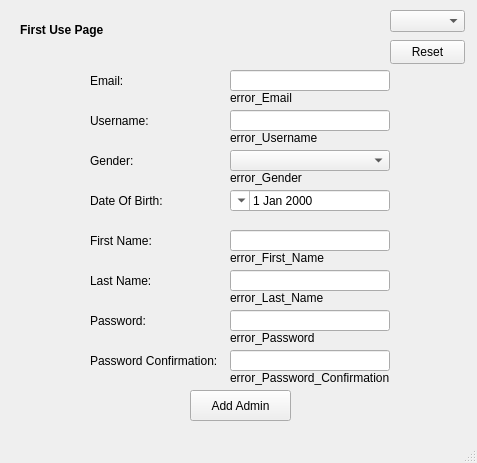
<?xml version="1.0" encoding="UTF-8"?>
<ui version="4.0">
 <class>FirstUsePage</class>
 <widget class="QMainWindow" name="FirstUsePage">
  <property name="geometry">
   <rect>
    <x>0</x>
    <y>0</y>
    <width>477</width>
    <height>463</height>
   </rect>
  </property>
  <property name="windowTitle">
   <string>First Use Page</string>
  </property>
  <widget class="QWidget" name="centralwidget">
   <widget class="QPushButton" name="ResetButton">
    <property name="geometry">
     <rect>
      <x>390</x>
      <y>40</y>
      <width>75</width>
      <height>24</height>
     </rect>
    </property>
    <property name="cursor">
     <cursorShape>OpenHandCursor</cursorShape>
    </property>
    <property name="text">
     <string>Reset</string>
    </property>
   </widget>
   <widget class="QPushButton" name="AddButton">
    <property name="geometry">
     <rect>
      <x>190</x>
      <y>390</y>
      <width>101</width>
      <height>31</height>
     </rect>
    </property>
    <property name="cursor">
     <cursorShape>OpenHandCursor</cursorShape>
    </property>
    <property name="text">
     <string>Add Admin</string>
    </property>
   </widget>
   <widget class="QLabel" name="label_Last_Name">
    <property name="geometry">
     <rect>
      <x>90</x>
      <y>270</y>
      <width>300</width>
      <height>21</height>
     </rect>
    </property>
    <property name="text">
     <string>Last Name:</string>
    </property>
   </widget>
   <widget class="QLineEdit" name="lineEdit_First_Name">
    <property name="geometry">
     <rect>
      <x>230</x>
      <y>230</y>
      <width>160</width>
      <height>21</height>
     </rect>
    </property>
   </widget>
   <widget class="QLineEdit" name="lineEdit_Email">
    <property name="geometry">
     <rect>
      <x>230</x>
      <y>70</y>
      <width>160</width>
      <height>21</height>
     </rect>
    </property>
   </widget>
   <widget class="QComboBox" name="comboBox_Gender">
    <property name="geometry">
     <rect>
      <x>230</x>
      <y>150</y>
      <width>160</width>
      <height>21</height>
     </rect>
    </property>
    <property name="cursor">
     <cursorShape>OpenHandCursor</cursorShape>
    </property>
    <property name="currentIndex">
     <number>-1</number>
    </property>
    <item>
     <property name="text">
      <string>Male</string>
     </property>
    </item>
    <item>
     <property name="text">
      <string>Female</string>
     </property>
    </item>
    <item>
     <property name="text">
      <string>Other</string>
     </property>
    </item>
   </widget>
   <widget class="QLabel" name="label_First_Name">
    <property name="geometry">
     <rect>
      <x>90</x>
      <y>230</y>
      <width>300</width>
      <height>21</height>
     </rect>
    </property>
    <property name="text">
     <string>First Name:</string>
    </property>
   </widget>
   <widget class="QLabel" name="label_Email">
    <property name="geometry">
     <rect>
      <x>90</x>
      <y>70</y>
      <width>300</width>
      <height>21</height>
     </rect>
    </property>
    <property name="text">
     <string>Email:</string>
    </property>
   </widget>
   <widget class="QDateEdit" name="dateEdit_Date_Of_Birth">
    <property name="enabled">
     <bool>true</bool>
    </property>
    <property name="geometry">
     <rect>
      <x>230</x>
      <y>190</y>
      <width>160</width>
      <height>21</height>
     </rect>
    </property>
    <property name="cursor">
     <cursorShape>OpenHandCursor</cursorShape>
    </property>
    <property name="mouseTracking">
     <bool>false</bool>
    </property>
    <property name="layoutDirection">
     <enum>Qt::LayoutDirection::RightToLeft</enum>
    </property>
    <property name="currentSection">
     <enum>QDateTimeEdit::Section::YearSection</enum>
    </property>
    <property name="calendarPopup">
     <bool>true</bool>
    </property>
   </widget>
   <widget class="QLabel" name="label_Date_Of_Birth">
    <property name="geometry">
     <rect>
      <x>90</x>
      <y>190</y>
      <width>300</width>
      <height>21</height>
     </rect>
    </property>
    <property name="text">
     <string>Date Of Birth:</string>
    </property>
   </widget>
   <widget class="QLabel" name="label_Gender">
    <property name="geometry">
     <rect>
      <x>90</x>
      <y>150</y>
      <width>300</width>
      <height>21</height>
     </rect>
    </property>
    <property name="text">
     <string>Gender:</string>
    </property>
   </widget>
   <widget class="QLineEdit" name="lineEdit_Last_Name">
    <property name="geometry">
     <rect>
      <x>230</x>
      <y>270</y>
      <width>160</width>
      <height>21</height>
     </rect>
    </property>
   </widget>
   <widget class="QLineEdit" name="lineEdit_Password_Confirmation">
    <property name="geometry">
     <rect>
      <x>230</x>
      <y>350</y>
      <width>160</width>
      <height>21</height>
     </rect>
    </property>
   </widget>
   <widget class="QLabel" name="label_Password_Confirmation">
    <property name="geometry">
     <rect>
      <x>90</x>
      <y>350</y>
      <width>300</width>
      <height>21</height>
     </rect>
    </property>
    <property name="text">
     <string>Password Confirmation:</string>
    </property>
   </widget>
   <widget class="QLineEdit" name="lineEdit_Password">
    <property name="geometry">
     <rect>
      <x>230</x>
      <y>310</y>
      <width>160</width>
      <height>21</height>
     </rect>
    </property>
   </widget>
   <widget class="QLabel" name="label_Password">
    <property name="geometry">
     <rect>
      <x>90</x>
      <y>310</y>
      <width>300</width>
      <height>21</height>
     </rect>
    </property>
    <property name="text">
     <string>Password:</string>
    </property>
   </widget>
   <widget class="QLabel" name="label_Username">
    <property name="geometry">
     <rect>
      <x>90</x>
      <y>110</y>
      <width>300</width>
      <height>21</height>
     </rect>
    </property>
    <property name="text">
     <string>Username:</string>
    </property>
   </widget>
   <widget class="QLineEdit" name="lineEdit_Username">
    <property name="geometry">
     <rect>
      <x>230</x>
      <y>110</y>
      <width>160</width>
      <height>21</height>
     </rect>
    </property>
   </widget>
   <widget class="QLabel" name="error_Email">
    <property name="geometry">
     <rect>
      <x>230</x>
      <y>90</y>
      <width>200</width>
      <height>16</height>
     </rect>
    </property>
    <property name="text">
     <string>error_Email</string>
    </property>
   </widget>
   <widget class="QLabel" name="error_Username">
    <property name="geometry">
     <rect>
      <x>230</x>
      <y>130</y>
      <width>200</width>
      <height>16</height>
     </rect>
    </property>
    <property name="text">
     <string>error_Username</string>
    </property>
   </widget>
   <widget class="QLabel" name="error_First_Name">
    <property name="geometry">
     <rect>
      <x>230</x>
      <y>250</y>
      <width>200</width>
      <height>16</height>
     </rect>
    </property>
    <property name="text">
     <string>error_First_Name</string>
    </property>
   </widget>
   <widget class="QLabel" name="error_Last_Name">
    <property name="geometry">
     <rect>
      <x>230</x>
      <y>290</y>
      <width>200</width>
      <height>16</height>
     </rect>
    </property>
    <property name="text">
     <string>error_Last_Name</string>
    </property>
   </widget>
   <widget class="QLabel" name="error_Password">
    <property name="geometry">
     <rect>
      <x>230</x>
      <y>330</y>
      <width>200</width>
      <height>16</height>
     </rect>
    </property>
    <property name="text">
     <string>error_Password</string>
    </property>
   </widget>
   <widget class="QLabel" name="error_Password_Confirmation">
    <property name="geometry">
     <rect>
      <x>230</x>
      <y>370</y>
      <width>200</width>
      <height>16</height>
     </rect>
    </property>
    <property name="text">
     <string>error_Password_Confirmation</string>
    </property>
   </widget>
   <widget class="QLabel" name="error_Gender">
    <property name="geometry">
     <rect>
      <x>230</x>
      <y>170</y>
      <width>200</width>
      <height>16</height>
     </rect>
    </property>
    <property name="text">
     <string>error_Gender</string>
    </property>
   </widget>
   <widget class="QComboBox" name="comboBoxLanguage">
    <property name="geometry">
     <rect>
      <x>390</x>
      <y>10</y>
      <width>75</width>
      <height>22</height>
     </rect>
    </property>
    <property name="cursor">
     <cursorShape>OpenHandCursor</cursorShape>
    </property>
    <property name="currentText">
     <string/>
    </property>
    <property name="currentIndex">
     <number>-1</number>
    </property>
    <item>
     <property name="text">
      <string>English</string>
     </property>
    </item>
    <item>
     <property name="text">
      <string>עברית</string>
     </property>
    </item>
   </widget>
   <widget class="QLabel" name="label_Register_New_Physiotherapist">
    <property name="geometry">
     <rect>
      <x>20</x>
      <y>20</y>
      <width>437</width>
      <height>20</height>
     </rect>
    </property>
    <property name="font">
     <font>
      <pointsize>9</pointsize>
      <bold>true</bold>
     </font>
    </property>
    <property name="text">
     <string>First Use Page</string>
    </property>
   </widget>
  </widget>
  <widget class="QMenuBar" name="menubar">
   <property name="geometry">
    <rect>
     <x>0</x>
     <y>0</y>
     <width>477</width>
     <height>22</height>
    </rect>
   </property>
  </widget>
  <widget class="QStatusBar" name="statusbar"/>
 </widget>
 <tabstops>
  <tabstop>ResetButton</tabstop>
  <tabstop>lineEdit_Email</tabstop>
  <tabstop>lineEdit_Username</tabstop>
  <tabstop>comboBox_Gender</tabstop>
  <tabstop>dateEdit_Date_Of_Birth</tabstop>
  <tabstop>lineEdit_First_Name</tabstop>
  <tabstop>lineEdit_Last_Name</tabstop>
  <tabstop>lineEdit_Password</tabstop>
  <tabstop>lineEdit_Password_Confirmation</tabstop>
  <tabstop>AddButton</tabstop>
 </tabstops>
 <resources/>
 <connections/>
</ui>
